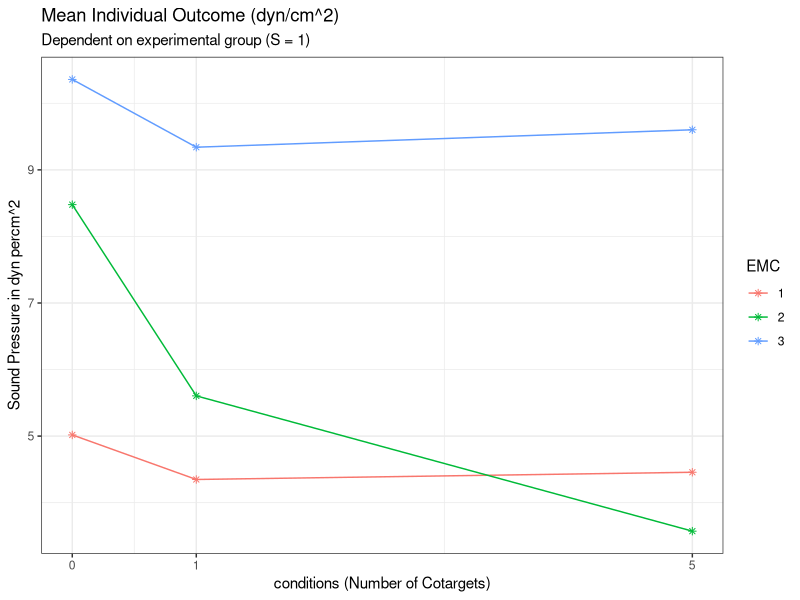
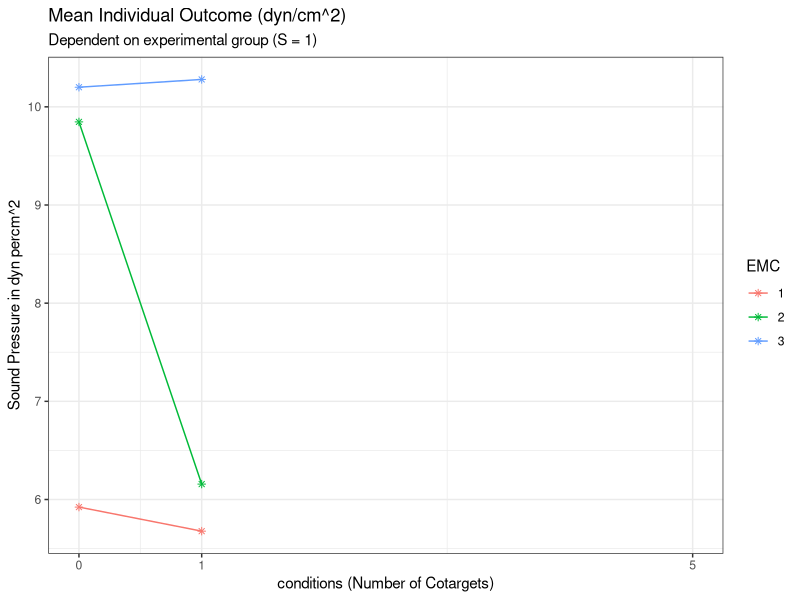

These charts were generated, in order, by the following R code:
###Creating of the base functions to compute the outcome of the simulation later on

# load the necessary libraries
library(ggplot2)
library(dplyr)
library(multcomp)

#' p1 Compute the contingency between input and outcome
#' 
#' @param CT number of people who are also viewed as targets of social pressure. Ranges from 0 to infinite (discrete)
#' 
#' @return (CON) contingency between input and outcome. Ranges from 0 to 1 (continuous)

get_CON <- function(CT) {
  n <- CT + 1
  CON <- 1/n
  return(CON)
}

# (example) check vectorized form:
CT <- c(0, 1, 5)
CON <- get_CON(CT)
CON

# (example) create data for CT 
plot_data_CON <- expand.grid(
  CT = c(0, 1, 5)
)

# (example) compute CON from the CT data
plot_data_CON$CON <- get_CON(
  CT = plot_data_CON$CT
)

# (example) plot a visual graph for the p1-function
plot_p1 <- ggplot(plot_data_CON, aes(x = CT, y = CON)) +
  geom_point(size = 3) +
  labs(title = "contingency between input and outcome", 
       subtitle = "Dependent on Cotargets", 
       y = "Contingency", 
       x = "Number of Cotargets") +
  scale_x_continuous(limits = c(0, 5), breaks = c(0, 1, 5)) +
  theme_bw() +
  geom_line()



#' p2 compute the social pressure on each given target member of the group
#' 
#' @param CT number of people who are also viewed as targets of social impact. Ranges from 0 to infinite (discrete)
#' @param S number of people viewed as source of social pressure. Ranges from 0 to infinite (discrete)
#' 
#' @return (P) social pressure. Ranges from 0 to 1 (continuous)

get_P <- function (CT, S) {
  P <- S/(S+CT+1)
  return(P)
}

# (example) check vectorized form:
CT <- c(0, 1, 5)
S <- c(1, 4, 7)
P <- get_P(CT, S)
P

# (example) create data for CT and S 
plot_data_P <- expand.grid(
  CT = c(0, 1, 5),
  S = c(1, 4, 7)
)

# (example) compute pressure from CT and S
plot_data_P$P <- get_P(
  CT = plot_data_P$CT,
  S = plot_data_P$S
)

# (example) create an extra column for the plotting
plot_data_P$S_label <- paste("Sources:", plot_data_P$S)

# (example) plot a visual graph for the p2-function
plot_p2 <-ggplot(plot_data_P, aes(x = CT, y = P)) +
  geom_point(shape = 8) +
  facet_wrap(~plot_data_P$S_label) +
  labs(title = "Pressure", subtitle = "Dependent on Cotargets", y = "Contingency (=Incentive)", x = "Number of Cotargets") +
  scale_x_continuous(limits = c(0, 5), breaks = c(0, 1, 5)) +
  theme_bw() +
  geom_line()



#' t1 compute the incentive to give full effort
#' 
#' @param CON number of people who are also viewed as targets of social impact. Ranges from 0 to infinite (discrete)
#' 
#' @return (INC) incentive to give full effort. Ranges from 0 to 1 (continuous)

#define the social loafing replication condition

get_INC <- function(CON) {
  INC = CON
  return(INC)
}

# (example) check vectorized form:
INC <- get_INC(CON)
INC

# (example) create data for CT 
plot_data_INC <- expand.grid(
  CON = CON
)

# (example) compute the incentive from CT 
plot_data_INC$INC <- get_INC(
  CON = plot_data_INC$CON
)
# (example) plot a visual graph for the t1-function
plot_t1 <- ggplot(plot_data_INC, aes(x = CON, y = INC)) +
  geom_point(shape = 8) +
  labs(title = "incentive to give full effort", y = "Incentive", x = "Contingency") +
  scale_x_continuous(limits = c(0, 1), breaks = c(round(CON, digits = 2))) +
  scale_y_continuous(limits = c(0, 1), breaks = c(round(INC, digits = 2))) +
  theme_bw() +
  geom_line()


#' t3 transform the EMC condition into loafing expectation
#' 
#' @param EMC Effort condition. ordinal variable with the values "1", "2" or "3"
#' 
#' @return (LE) loafing expectation. ordinal variable with possible values as followed: 
#' "match_low", "no_info", "match_high"

get_LE <- function(EMC) {
  LE <- case_match(EMC,
                    1 ~ "match_low",
                    2 ~ "no_info",
                    3 ~ "match_high"
  )
  return(LE)
}

# (example) check vectorized form:
EMC <- c(1, 2, 3)
LE <- get_LE(EMC)
LE

# no example plot is computed, cause there's nothing to show - with the execution of LE we can see the 
# function is working with vectors 


#' p3 compute the individual effort 
#' 
#' @param INC incentive to give full effort. Ranges from 0 to 1 (continuous)
#' @param P social pressure. Ranges from 0 to 1 (continuous)
#' @param LE loafing expectation. ordinal variable with possible values as followed: 
#' "match_low", "no_info", "match_high"
#' 
#' @return (IE) individual effort. Ranges from 0 to 1 (continuous)

get_IE <- function(INC, P, LE) {
  # the Social Loafing baseline (Latané)
  # whilst CT increases, the output decreases
  loafing_effort <- 0.5 * INC + 0.5 * P
  
  # the effort matching logic
  # we're definign fix values which represent the expectation for the "alone"-
  # condition of other subjects (independent of the current group size)
  final_IE <- case_when(
    # condition: co-Target is not loafing in its "alone"-condition
    LE == "match_high" ~ 0.9, 
    
    # condition: Co-Target is loafing in its "alone"-condition
    LE == "match_low"  ~ 0.4, 
    
    # In der no_info Bedingung greift das klassische Modell (Loafing)
    LE == "no_info"    ~ loafing_effort,
    
    TRUE                ~ loafing_effort
  )
  
  return(final_IE)
}

# (example) check vectorized form:
LE <- c("match_high", "match_low", "no_info")
IE <- get_IE(INC, P, LE)
IE


# (example) create data for INC, P and LE
plot_data_IE <- expand.grid(
  INC = INC,
  P = P,
  LE = c("match_high", "match_low", "no_info")
)

# (example) compute the individual effort from INC, P and LE
plot_data_IE$IE <- get_IE(
  INC = plot_data_IE$INC,
  P = plot_data_IE$P, 
  LE = plot_data_IE$LE
)

# (example) create an extra column for the plotting
plot_data_IE$P_label <- paste("Pressure:", round(plot_data_IE$P, digits = 2))

# (example) plot a visual graph for the p3-function
plot_p3 <- ggplot(plot_data_IE, aes(x = INC, y = IE, color = LE, group = LE)) +
  geom_point(shape = 8) +
  facet_wrap(~P_label) +
  labs(title = "Individual effort", 
       subtitle = "Dependent on Pressure + Incentive", 
       y = "Individual effort", 
       x = "Incentive", 
       color = "Bedingung (LE)") +
  scale_x_continuous(limits = c(0, 1), breaks = c(round(INC, digits = 2))) +
  scale_y_continuous(limits = c(0, 1), breaks = c(round(IE, digits = 2))) +
  theme_bw() +
  geom_line()



#' Superfunction - compute the individual effort with some noise (through all the previous functions)
#' 
#' @param CT number of people who are also viewed as targets of social pressure. Ranges from 0 to infinite (discrete)
#' @param S number of people viewed as source of social pressure. Ranges from 0 to infinite 
#' @param EMC Effort condition. ordinal variable with the values "1", "2" or "3"
#' 
#' @return (IE) individual effort. Ranges from 0 to 1 (continuous)

get_super_IE <- function(CT, S, EMC) {
  LE <- get_LE(EMC)
  CON <- get_CON(CT) 
  P <- get_P(CT, S)
  INC <- get_INC(CON)
  IE <- get_IE(INC, P, LE)
  
  IE <- IE + rnorm(length(IE), mean = 0, sd = 0.3)
  IE[IE > 1] <- 1
  IE[IE < 0] <- 0
  return(IE)
}

# note: we dont need plots for our superfunctions, cause they are not directly labeled in the VAST
# note2: this applies for a check of vectorized forms too... we did that earlier

#' t2-function (manifest) - compute the individual outcome
#' 
#' @param MC maximum capacity to scream. Ranges from 0 to 15 (continuous)
#' @param IE individual effort Ranges from 0 to 1 (continuous)
#' 
#' @return (IO) individual outcome. Ranges from 0 to inf. (continuous)

get_IO <- function(MC, IE) {
  IO <- MC * IE   
  return (IO)
}

# (example) check vectorized form:
MC <- c(9, 10, 13)
IO <- get_IO(MC, IE)
IO

# (example) create data for MC and IE
plot_data_IO <- expand.grid(
  MC = c(9, 10, 13),
  IE = IE
)

# (example) compute the individual effort from MC and IE
plot_data_IO$IO <- get_IO(
  MC = plot_data_IO$MC,
  IE = plot_data_IO$IE
)

# (example) create an extra column for the plotting
plot_data_IO$IE_label <- paste("Individual Effort:", round(plot_data_IO$IE, digits = 2))

# (example) plot a visual graph for the t2-function
plot_IO <- ggplot(plot_data_IO, aes(x = MC, y = IO)) +
  geom_point(shape = 8) +
  facet_wrap(~plot_data_IO$IE_label) +
  labs(title = "Individual outcome", subtitle = "Dependent on Maximum + Individual effort", y = "Individual outcome", x = "Individual Maximum") +
  scale_x_continuous(limits = c(min(MC), max(MC)), breaks = c(round(MC, digits = 2))) +
  scale_y_continuous(limits = c(min(plot_data_IO$IO), max(plot_data_IO$IO)), breaks = pretty(plot_data_IO$IO)) +
  theme_bw() +
  geom_line()


#' Superfunction - compute the individual outcome  (through all the previous functions)
#' 
#' @param CT number of people who are also viewed as targets of social pressure. Ranges from 0 to infinite (discrete)
#' @param S number of people viewed as source of social pressure. Ranges from 0 to infinite (discrete)
#' @param MC maximum capacity to scream. Ranges from 0 to 15 (continuous)
#' 
#' @return (IO) individual outcome. Ranges from 0 to inf (continuous)

get_super_IO <- function(CT, S, MC, EMC){
  IO <- get_super_IE(CT, S, EMC) * MC 
  return (IO)
}

# note: we dont need plots for our superfunctions, cause they are not directly labeled in the VAST
# note2: this applies for a check of vectorized forms too... we did that earlier



### Final Simulation

## Simulate virtual experiments from the model.
# ---------------------------------------------------------------------------
# We assume that the model is the true data generating model.
# As it is a deterministic model, any virtual participant
# will have on average the same individual effort based on 
# the number of Co-targets (CT) and Sources of Social Pressure (S)
# (note: more input Data is generated for we have EMC as a predictor aswell, but this is only needed later on when we replicate Harkins' research)

# Variability comes into the experiment by:
# (a) Different trait values for the maximum noise each person can produce
# (b) Randomness from the noise we compute in the superfunction - due to e.g. 
#     fatigue, personality, mental state etc.  during the experiment

# You can run the script repeatedly to simulate new replication studies
# and observe the variability in outcomes due to sampling variability.
# not: if you're planning this, make sure you don't execute the seed

#set seed if you want to get the same results as presented in our report
set.seed(324)


## Replicate the original Study of Latané et al.

# set sample size of participants (we assume a within-person design)
# derived  from experiment 2 - the pseudo-groups (Latané et al.)
n <- 36

# experimental design: Latané et al. (1979)
# create data for CT and S and necessarily for EMC too (but not relevant for our analysis)

df <- expand.grid(
  id = 1:n, 
  CT = c(0, 1, 5),
  S = c(2),
  EMC = c(1, 2, 3) # LE, SLR, HE
)

# determine the variables for a simulation of the exogenous variables
phi <- 5
alpha <- 0.922*phi
beta <- (1-0.922)*phi

scale_factor <- 12.29 / 0.922

# interindividual variability in exogenous variable ("maximum capacity")
max_per_person <- data.frame(
  id = 1:n,
  maximum = scale_factor * rbeta(n, alpha, beta)
)

mean(max_per_person$maximum)

# merge into df
df <- merge(df, max_per_person, by = "id")

# compute the psychological outcome variable (IE)
df$IE <- get_super_IE(
  CT = df$CT,
  S = df$S, 
  EMC = df$EMC
)

# compute the manifest outcome variable (IO)
df$IO <- get_super_IO(
  CT = df$CT,
  S = df$S,
  MC = df$maximum, 
  EMC = df$EMC
)

# look at the simulated data 
# View(df)

#compute the means of IO for each experimental group
data_final <- df %>%
  group_by(CT, EMC) %>%
  summarise(means = mean(IO), .groups = "drop")


plot_final <- ggplot(data_final, aes(x = CT, y = means, color = factor(EMC))) +
  geom_point(shape = 8) +
  labs(
    title = "Mean Individual Outcome (dyn/cm^2)", 
    subtitle = "Dependent on experimental group (S = 1)", 
    y = "Sound Pressure in dyn percm^2", 
    x = "conditions (Number of Cotargets)",
    color = "EMC"
  ) +
  scale_x_continuous(limits = c(0, 5), breaks = c(0, 1, 5)) +
  theme_bw() +
  geom_line()
plot_final

## Variance analysis for the replication of Latané (1979)
# we have to set the LE condition to 0.7, cause Effort Matching wasn't integrated in this paper
df_Latane <- subset(df, EMC == 2)

#define the CT-factor
df_Latane$CT_factor <- factor(df_Latane$CT,
                       levels = c(0,1,5),
                       labels = c("CT0","CT1","CT5"))

fit_aov <- aov(IO ~ CT_factor, data = df_Latane)

#define the hypothesis
hyp1 <- "CT1 - CT5 <= 0"
hyp2 <- "CT0 - CT1 <= 0"
hyps <- c(hyp1, hyp2)

kontraste <- mcp(CT_factor = hyps)

fit <- glht(fit_aov, linfct = kontraste)

confint(fit, level = 0.95, calpha = univariate_calpha())
summary(fit, test = univariate())




## Replicate the original Study of Harkins & Jackson

# set sample size of participants (we assume a within-person design)
# derived  from experiment 2 - the pseudo-groups (Latané et al.)
n <- 42

# experimental design: Harkins & Jackson. (1985)
# create data for CT, S and EMC too (now relevant for the analysis)

df_harkins <- expand.grid(
  id = 1:n, 
  CT = c(0, 1),
  S = c(2),
  EMC = c(1, 2, 3) # LE, SLR, HE
)

# determine the variables for a simulation of the exogenous variables
phi <- 5
alpha <- 0.922*phi
beta <- (1-0.922)*phi

scale_factor <- 12.29 / 0.922

# interindividual variability in exogenous variable ("maximum capacity")
max_per_person <- data.frame(
  id = 1:n,
  maximum = scale_factor * rbeta(n, alpha, beta)
)

mean(max_per_person$maximum)

# merge into df
df_harkins <- merge(df_harkins, max_per_person, by = "id")

# compute the psychological outcome variable (IE)
df_harkins$IE <- get_super_IE(
  CT = df_harkins$CT,
  S = df_harkins$S, 
  EMC = df_harkins$EMC
)

# compute the manifest outcome variable (IO)
df_harkins$IO <- get_super_IO(
  CT = df_harkins$CT,
  S = df_harkins$S,
  MC = df_harkins$maximum, 
  EMC = df_harkins$EMC
)

# look at the simulated data 
# View(df_harkins)

#compute the means of IO for each experimental group
data_final_harkins <- df_harkins %>%
  group_by(CT, EMC) %>%
  summarise(means = mean(IO), .groups = "drop")


plot_final_harkins <- ggplot(data_final_harkins, aes(x = CT, y = means, color = factor(EMC))) +
  geom_point(shape = 8) +
  labs(
    title = "Mean Individual Outcome (dyn/cm^2)", 
    subtitle = "Dependent on experimental group (S = 1)", 
    y = "Sound Pressure in dyn percm^2", 
    x = "conditions (Number of Cotargets)",
    color = "EMC"
  ) +
  scale_x_continuous(limits = c(0, 5), breaks = c(0, 1, 5)) +
  theme_bw() +
  geom_line()
plot_final_harkins


##statistical Analysis for the replication of the Harkins & Jackson Findings - comparison between groups of 1 and 2 persons, computated for every condition of LE alone

# We use the same model as for the analysis of Latané et al, but now we're taking a closer look on the LE conditions and their effets
# now we use all three conditions: the Number of Cotargets (CT), the Effort Matching condition 
# (which transforms into LE) and the sources of social impact (this is still fixed to 1, cause it wasn't varied in this research either)

# we replicate the table 1 of the Analysis and test, if the 3 pairs of conditions (Alone vs. Pair, for each of the three LE conditions)
# create significant p-values


# prepare the data for the Jackson & Harkins ANOVA

#define the CT-factor
df_harkins$CT_factor <- factor(df_harkins$CT,
                               levels = c(0, 1),
                               labels = c("Alone", "Pair"))

#define the LE-factor
df_harkins$EMC_factor <- factor(df_harkins$EMC,
                               levels = c(1, 2, 3),
                               labels = c("Low", "SLR", "High"))

fit_harkins <- aov(IO ~ CT_factor * EMC_factor, data = df_harkins)
summary(fit_harkins)

#testing each pair between 0 and 1 Cotarget for each EMC condition

#preparation: create a combined group for contrasts
df_harkins$group <- interaction(df_harkins$CT_factor, df_harkins$EMC_factor)

#new model, based on the new groups
fit_harkins_uni <- aov(IO ~ group, data = df_harkins)

#define a hypothesis for each pair
hyp_low    <- "Alone.Low - Pair.Low = 0"
hyp_noinfo <- "Alone.SLR - Pair.SLR = 0"
hyp_high   <- "Alone.High - Pair.High = 0"

hyps_harkins <- c(hyp_low, hyp_noinfo, hyp_high)

kontraste_harkins <- mcp(group = hyps_harkins)
fit_final <- glht(fit_harkins_uni, linfct = kontraste_harkins)

#show results
summary_harkins <- summary(fit_final, test = univariate())
p_values_harkins <- summary_harkins$test$pvalues

# extract 
p_low  <- p_values_harkins[1]
p_slr  <- p_values_harkins[2]
p_high <- p_values_harkins[3]

# execute a confidence interval for Harkins & Jackson (1985)
confint(fit_final)
